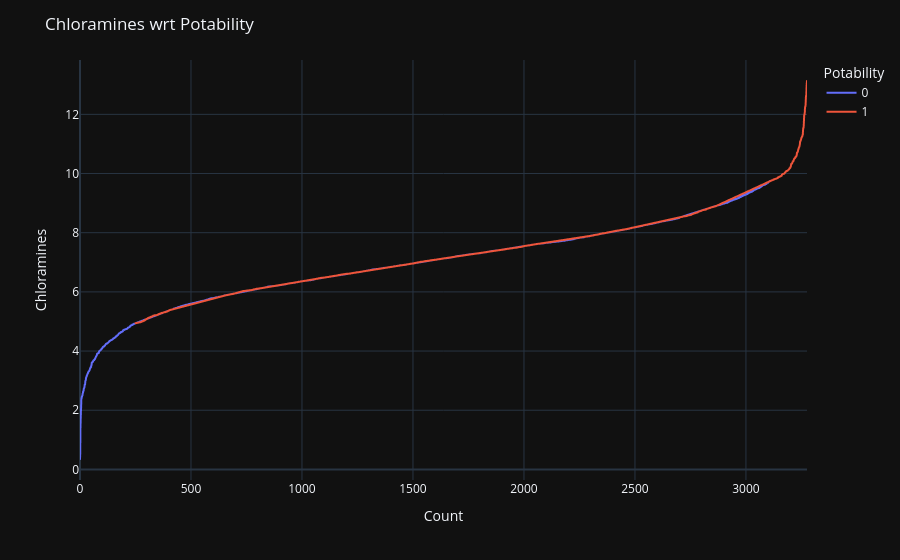

Notebook code for this chart:
### Code cell
fig = px.line(x=range(data['Chloramines'].count()), y=sorted(data['Chloramines']),color=data['Potability'], labels={
                     'x': "Count",
                     'y': "Chloramines",
                     'color':'Potability'
                     
                 }, template = 'plotly_dark')
fig.update_layout(title='Chloramines wrt Potability')
fig.show()

### Figure 1 — Plotly figure (JSON) as saved in the notebook; plotly's stock layout.template omitted (floating-point values rounded to 4 significant figures; data arrays with more than 128 entries replaced by an {"elided": "..."} marker saying what was removed)
{"data": [{"hovertemplate": "Potability=0<br>Count=%{x}<br>Chloramines=%{y}<extra></extra>", "legendgroup": "0", "line": {"color": "#636efa", "dash": "solid"}, "marker": {"symbol": "circle"}, "mode": "lines", "name": "0", "showlegend": true, "type": "scattergl", "x": {"elided": "1998 int values"}, "xaxis": "x", "y": {"elided": "1998 float values"}, "yaxis": "y"}, {"hovertemplate": "Potability=1<br>Count=%{x}<br>Chloramines=%{y}<extra></extra>", "legendgroup": "1", "line": {"color": "#EF553B", "dash": "solid"}, "marker": {"symbol": "circle"}, "mode": "lines", "name": "1", "showlegend": true, "type": "scattergl", "x": {"elided": "1278 int values"}, "xaxis": "x", "y": {"elided": "1278 float values"}, "yaxis": "y"}], "layout": {"legend": {"title": {"text": "Potability"}, "tracegroupgap": 0}, "margin": {"t": 60}, "title": {"text": "Chloramines wrt Potability"}, "xaxis": {"anchor": "y", "domain": [0.0, 1.0], "title": {"text": "Count"}}, "yaxis": {"anchor": "x", "domain": [0.0, 1.0], "title": {"text": "Chloramines"}}}}
